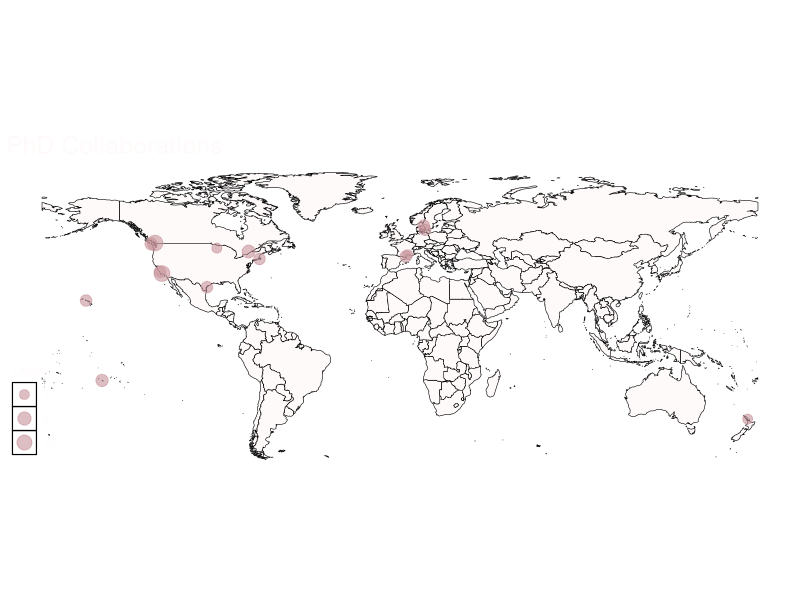
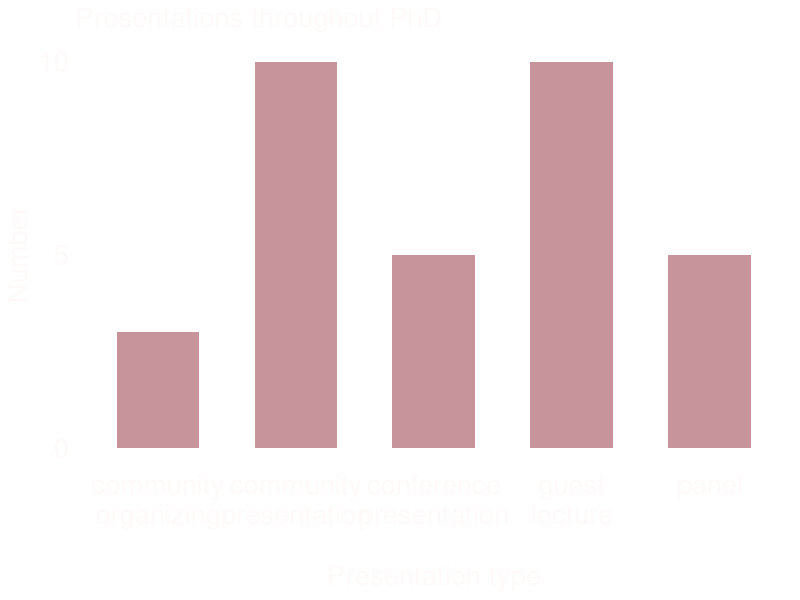

These figures' R source, in order:
## ---- chunk 1
knitr::opts_chunk$set(echo = TRUE)

library(ggplot2)
library(sf)
library("rnaturalearth")
library("rnaturalearthdata")
library(here)
library(ggthemes)
library(dplyr)
library(stringr)

## ---- chunk 2
world <- ne_countries(scale = "medium", returnclass = "sf")
collabs <- read.csv(here("phd-metrics", "map", "collabs-coordinates.csv"))

collabs_maps <- ggplot() +
    geom_sf(data = world, color = "black", fill = "snow1")+
  coord_sf(xlim= c(-180, 180), ylim = c(-50, 80))+
    geom_point(data = collabs, aes(y = lat, x = long, size = Count), color = "#c7949b", alpha = .6)+
    ggtitle("PhD Collaborations")+
  scale_size(range=c(3, 5), breaks=c(1, 5, 10, 15))+
    theme_map()+
    theme(plot.title = element_text(colour = "snow1", size =18),
          legend.background = element_rect(fill="transparent"),
          legend.title = element_text(color = "snow1"),
          legend.text = element_text(color = "snow1"),
          legend.key = element_rect(fill = "transparent"))

ggsave(here("phd-metrics", "map", "map_collabs.png"), height = 8, width = 8)


## ---- chunk 3
pres <- read.csv(here("phd-metrics", "plots", "presentations.csv"))

pres_count <- pres %>%
  dplyr::count(presentation_type)%>%
  filter(n<100)

x<-ggplot(pres_count, aes(x = presentation_type, y = n))+
  geom_col(fill = "#c7949b", width = 0.6)+
  labs(y = "Number", x = "\nPresentation type")+
  ggtitle("Presentations throughout PhD")+
  scale_y_continuous(breaks = c(0, 5, 10))+
  scale_x_discrete(labels = function(x) str_wrap(x, width = 10))+
  theme(
  panel.background = element_rect(fill = "transparent",
                                  colour = NA_character_), # necessary to avoid drawing panel outline
  panel.grid.major = element_blank(), # get rid of major grid
  panel.grid.minor = element_blank(), # get rid of minor grid
  plot.background = element_rect(fill = "transparent",
                                 colour = NA_character_), # necessary to avoid drawing plot outline
  legend.background = element_rect(fill = "transparent"),
  legend.box.background = element_rect(fill = "transparent"),
  legend.key = element_rect(fill = "transparent"))+
  theme(text=element_text(size=20), #change font size of all text
        axis.text=element_text(size=20), #change font size of axis text
        axis.title=element_text(size=20, color = "snow1"), #change font size of axis titles
        plot.title=element_text(size=20, color = "snow1"), #change font size of plot title
        legend.text=element_text(size=20), #change font size of legend text
        legend.title=element_text(size=20), #change font size of legend title   
        axis.text.x=element_text(colour="snow1"),
        axis.text.y=element_text(colour="snow1"),
        axis.ticks = element_blank()  )
ggsave(here("phd-metrics", "plots", "presentations.png"), width = 12, height = 10)
